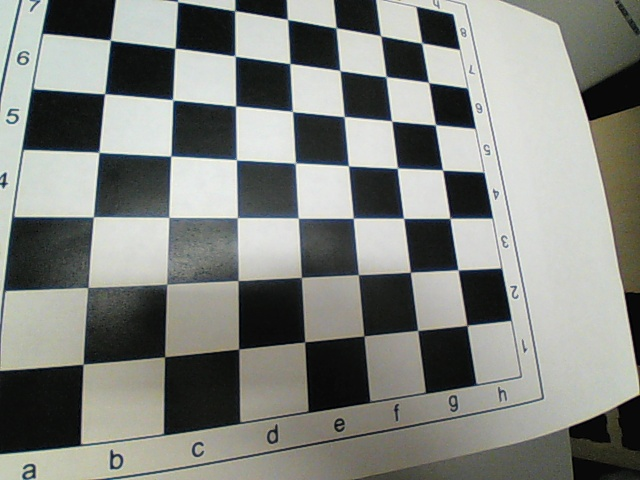
#> input picture Camera/ImageCalib1.jpg, 640 x 480 px; its folder holds 4 pictures in this run
$ python CalibrateCamera.py
#> lines starting #> are read from the running program, lines starting #| are printed output that depends on the picture; after the words box and inside, x2 and y2 are one past the last pixel; in counts of white or black regions, pixels touching at a corner belong together
# ____CalibrateCamera.py____
# Author: Mario Ayerra Basés
# Email: marioab09@yahoo.es
# Date: November 8th, 2019
# Description:	Program that calculates the camera parameters and stores them in a text file.
#               Takes all the jpg images in the current folder with the name ImageCalib#. This images are captured with CaptureImages.py
#				https://opencv-python-tutroals.readthedocs.io/en/latest/py_tutorials/py_calib3d/py_calibration/py_calibration.html
#				The name of the file is 'parameters.txt'.
#				If the file already exists, the data will be overwritten.
# Future improvements: better description of each of the parameters
# More info: https://docs.opencv.org/2.4/modules/calib3d/doc/camera_calibration_and_3d_reconstruction.html

import numpy as np
import cv2
from datetime import datetime
import glob

file = open("parameters.txt","w") # Open the file in write mode
now = datetime.now()
file.write(str(now))
file.write('\nCAMERA PARAMETERS:\n________________________')
file.write('\nImages used in the calibration:\n')

# termination criteria
criteria = (cv2.TERM_CRITERIA_EPS + cv2.TERM_CRITERIA_MAX_ITER, 30, 0.001)

# prepare object points, like (0,0,0), (1,0,0), (2,0,0) ....,(6,5,0)
objp = np.zeros((6*7,3), np.float32)
objp[:,:2] = np.mgrid[0:7,0:6].T.reshape(-1,2)

# Arrays to store object points and image points from all the images.
objpoints = [] # 3d point in real world space
imgpoints = [] # 2d points in image plane.

images = glob.glob('ImageCalib*.jpg')
print(images)
for fname in images:
    img = cv2.imread(fname)
#> img is the input picture: shape (480, 640, 3); mean B, G, R 127.5, 132.7, 130.2
    gray = cv2.cvtColor(img,cv2.COLOR_BGR2GRAY)
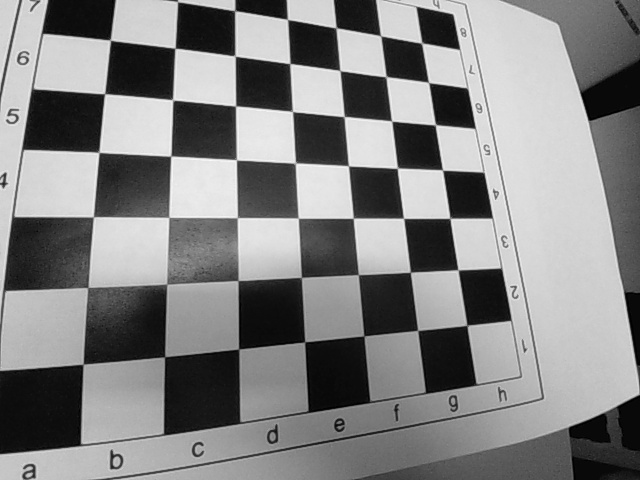
#> gray: shape (480, 640); min 0, max 250, mean 131.3

    # Find the chess board corners
    ret, corners = cv2.findChessboardCorners(gray, (7,6),None)
#> ret = False; corners = None

    # If found, add object points, image points (after refining them)
    if ret == True:
        objpoints.append(objp)

        corners2 = cv2.cornerSubPix(gray,corners,(11,11),(-1,-1),criteria)
        imgpoints.append(corners2)

        # Draw and display the corners
        img = cv2.drawChessboardCorners(img, (7,6), corners2,ret)
        cv2.imshow('img',img)
        print('Appending the data of '+ fname)
        file.write(fname+'\n')
        cv2.waitKey(500)
#> pass 2 of the loop `for fname in images:`:
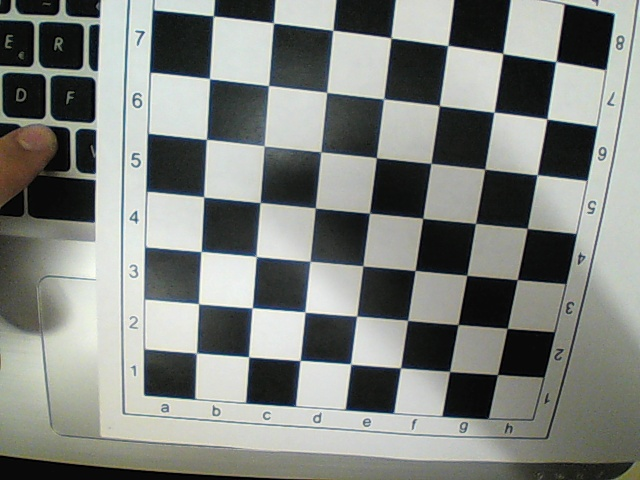
#> input picture Camera/ImageCalib10.jpg, 640 x 480 px
#> img is the input picture: shape (480, 640, 3); mean B, G, R 126.5, 131.2, 127.7
#> `gray = cv2.cvtColor(img,cv2.COLOR_BGR2GRAY)`:
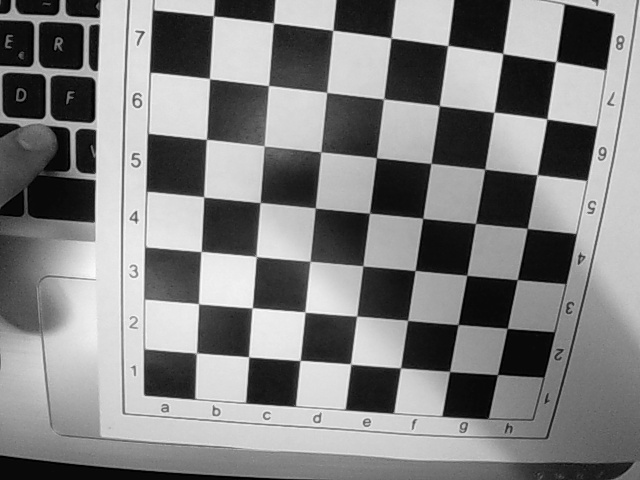
#> gray: shape (480, 640); min 0, max 253, mean 129.6
#> ret = True; corners = 42 rows, first 8: [209.5, 78.59], [268.5, 85.57], [327, 92.25], [383.6, 98.98], [439.3, 105.8], [494, 112.3], [547, 119], [206.5, 139.5]
#> corners2 = 42 rows, first 8: [209.5, 78.55], [268.5, 85.53], [326.7, 92.42], [383.7, 98.87], [439.3, 105.6], [494, 112.2], [546.9, 118.9], [206.4, 139.4]
#> `img = cv2.drawChessboardCorners(img, (7,6), corners2,ret)`:
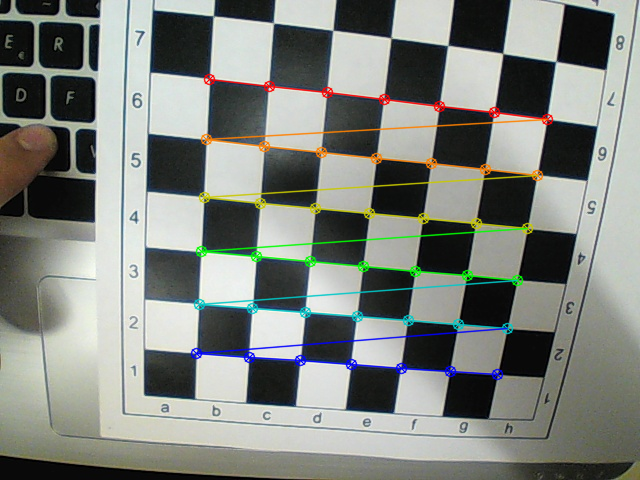
#> img: shape (480, 640, 3); 4.58% of pixels changed, all inside (x1, y1, x2, y2) = (190, 73, 554, 381)
#> pass 3 of the loop `for fname in images:`:
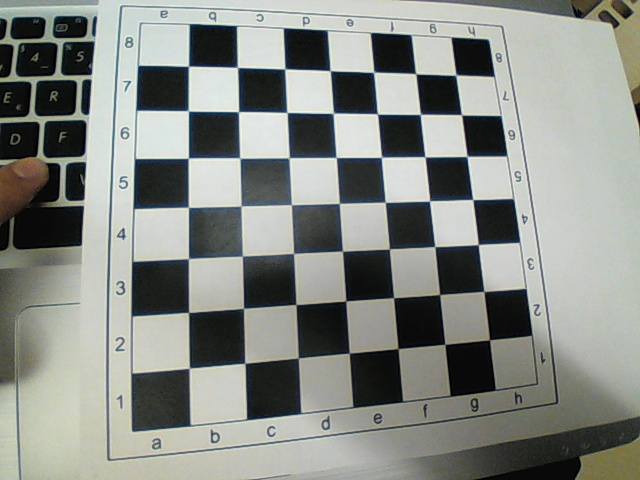
#> input picture Camera/ImageCalib11.jpg, 640 x 480 px
#> img is the input picture: shape (480, 640, 3); mean B, G, R 133.5, 139.1, 135.4
#> `gray = cv2.cvtColor(img,cv2.COLOR_BGR2GRAY)`:
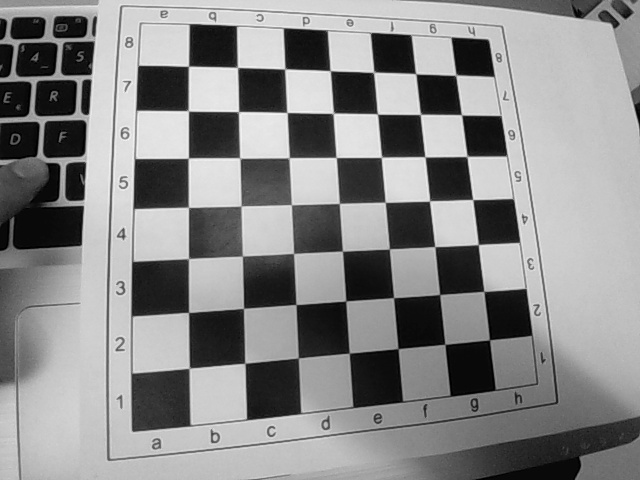
#> gray: shape (480, 640); min 0, max 246, mean 137.3
#> ret = False; corners = None
#> the loop made 4 passes; the first 3 are shown

cv2.destroyAllWindows()

ret, mtx, dist, rvecs, tvecs = cv2.calibrateCamera(objpoints, imgpoints, gray.shape[::-1],None,None)

file.write('\n\nret:\n' + str(ret))
file.write('\n\nCamera matrix:\n' + str(mtx))
file.write('\n\nDistortion coefficients (k1, k2, p1, p2[, k3[, k4, k5, k6]])\n' + str(dist))
file.write('\n\nRotation vectors\n' + str(rvecs))        # Don't need this
file.write('\n\nTranslation vectors\n' +str(tvecs))      # Don't need this

file.close()
